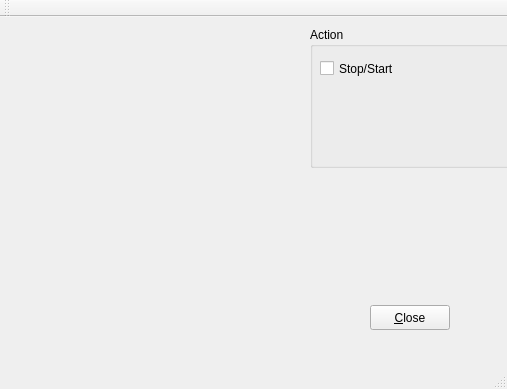
<?xml version="1.0" encoding="UTF-8"?>
<ui version="4.0">
 <class>MainWindow</class>
 <widget class="QMainWindow" name="MainWindow">
  <property name="geometry">
   <rect>
    <x>0</x>
    <y>0</y>
    <width>507</width>
    <height>389</height>
   </rect>
  </property>
  <property name="windowTitle">
   <string>MainWindow</string>
  </property>
  <widget class="QWidget" name="centralWidget">
   <widget class="GLWidget" name="widget" native="true">
    <property name="geometry">
     <rect>
      <x>9</x>
      <y>9</y>
      <width>291</width>
      <height>301</height>
     </rect>
    </property>
    <property name="sizePolicy">
     <sizepolicy hsizetype="Expanding" vsizetype="Preferred">
      <horstretch>0</horstretch>
      <verstretch>0</verstretch>
     </sizepolicy>
    </property>
   </widget>
   <widget class="QPushButton" name="pushButton">
    <property name="geometry">
     <rect>
      <x>370</x>
      <y>288</y>
      <width>80</width>
      <height>25</height>
     </rect>
    </property>
    <property name="text">
     <string>&amp;Close</string>
    </property>
   </widget>
   <widget class="QGroupBox" name="groupBox">
    <property name="geometry">
     <rect>
      <x>310</x>
      <y>10</y>
      <width>201</width>
      <height>141</height>
     </rect>
    </property>
    <property name="title">
     <string>Action</string>
    </property>
    <widget class="QCheckBox" name="startBox">
     <property name="geometry">
      <rect>
       <x>10</x>
       <y>30</y>
       <width>101</width>
       <height>23</height>
      </rect>
     </property>
     <property name="layoutDirection">
      <enum>Qt::LeftToRight</enum>
     </property>
     <property name="text">
      <string>Stop/Start</string>
     </property>
     <property name="tristate">
      <bool>false</bool>
     </property>
    </widget>
    <widget class="QWidget" name="">
     <property name="geometry">
      <rect>
       <x>10</x>
       <y>60</y>
       <width>181</width>
       <height>19</height>
      </rect>
     </property>
     <layout class="QHBoxLayout" name="horizontalLayout">
      <item>
       <widget class="QLabel" name="label">
        <property name="text">
         <string>X</string>
        </property>
       </widget>
      </item>
      <item>
       <widget class="QSlider" name="sliderX">
        <property name="orientation">
         <enum>Qt::Horizontal</enum>
        </property>
       </widget>
      </item>
     </layout>
    </widget>
    <widget class="QWidget" name="">
     <property name="geometry">
      <rect>
       <x>10</x>
       <y>90</y>
       <width>181</width>
       <height>19</height>
      </rect>
     </property>
     <layout class="QHBoxLayout" name="horizontalLayout_2">
      <item>
       <widget class="QLabel" name="label_3">
        <property name="text">
         <string>Y</string>
        </property>
       </widget>
      </item>
      <item>
       <widget class="QSlider" name="sliderY">
        <property name="orientation">
         <enum>Qt::Horizontal</enum>
        </property>
       </widget>
      </item>
     </layout>
    </widget>
    <widget class="QWidget" name="">
     <property name="geometry">
      <rect>
       <x>10</x>
       <y>120</y>
       <width>181</width>
       <height>19</height>
      </rect>
     </property>
     <layout class="QHBoxLayout" name="horizontalLayout_3">
      <item>
       <widget class="QLabel" name="label_2">
        <property name="text">
         <string>Z</string>
        </property>
       </widget>
      </item>
      <item>
       <widget class="QSlider" name="sliderZ">
        <property name="orientation">
         <enum>Qt::Horizontal</enum>
        </property>
       </widget>
      </item>
     </layout>
    </widget>
   </widget>
  </widget>
  <widget class="QMenuBar" name="menuBar">
   <property name="geometry">
    <rect>
     <x>0</x>
     <y>0</y>
     <width>507</width>
     <height>22</height>
    </rect>
   </property>
  </widget>
  <widget class="QToolBar" name="mainToolBar">
   <attribute name="toolBarArea">
    <enum>TopToolBarArea</enum>
   </attribute>
   <attribute name="toolBarBreak">
    <bool>false</bool>
   </attribute>
  </widget>
  <widget class="QStatusBar" name="statusBar"/>
 </widget>
 <layoutdefault spacing="6" margin="11"/>
 <customwidgets>
  <customwidget>
   <class>GLWidget</class>
   <extends>QWidget</extends>
   <header>glwidget.h</header>
   <container>1</container>
  </customwidget>
 </customwidgets>
 <resources/>
 <connections>
  <connection>
   <sender>pushButton</sender>
   <signal>clicked()</signal>
   <receiver>MainWindow</receiver>
   <slot>close()</slot>
   <hints>
    <hint type="sourcelabel">
     <x>339</x>
     <y>270</y>
    </hint>
    <hint type="destinationlabel">
     <x>357</x>
     <y>160</y>
    </hint>
   </hints>
  </connection>
 </connections>
</ui>
